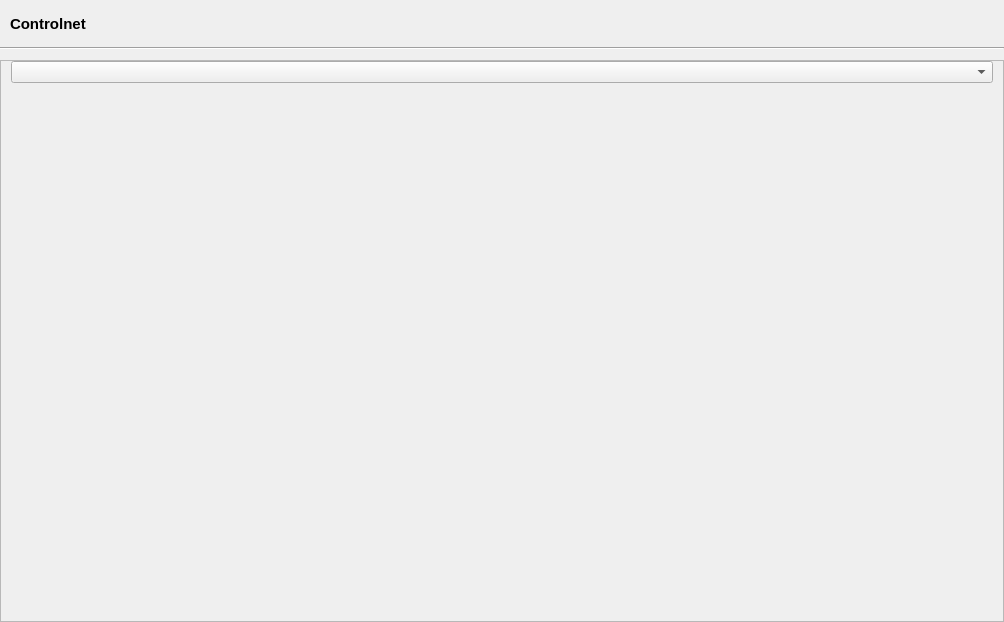
<?xml version="1.0" encoding="UTF-8"?>
<ui version="4.0">
 <class>controlnet_settings_widget</class>
 <widget class="QWidget" name="controlnet_settings_widget">
  <property name="geometry">
   <rect>
    <x>0</x>
    <y>0</y>
    <width>1004</width>
    <height>622</height>
   </rect>
  </property>
  <property name="windowTitle">
   <string>Form</string>
  </property>
  <layout class="QGridLayout" name="gridLayout_2">
   <property name="leftMargin">
    <number>0</number>
   </property>
   <property name="topMargin">
    <number>0</number>
   </property>
   <property name="rightMargin">
    <number>0</number>
   </property>
   <property name="bottomMargin">
    <number>0</number>
   </property>
   <property name="verticalSpacing">
    <number>10</number>
   </property>
   <item row="1" column="0">
    <widget class="Line" name="line">
     <property name="orientation">
      <enum>Qt::Orientation::Horizontal</enum>
     </property>
    </widget>
   </item>
   <item row="2" column="0">
    <widget class="QScrollArea" name="scrollArea">
     <property name="widgetResizable">
      <bool>true</bool>
     </property>
     <widget class="QWidget" name="scrollAreaWidgetContents">
      <property name="geometry">
       <rect>
        <x>0</x>
        <y>0</y>
        <width>1002</width>
        <height>560</height>
       </rect>
      </property>
      <layout class="QGridLayout" name="gridLayout">
       <property name="leftMargin">
        <number>10</number>
       </property>
       <property name="topMargin">
        <number>0</number>
       </property>
       <property name="rightMargin">
        <number>10</number>
       </property>
       <property name="bottomMargin">
        <number>0</number>
       </property>
       <property name="verticalSpacing">
        <number>10</number>
       </property>
       <item row="1" column="0">
        <widget class="QWidget" name="widget" native="true">
         <property name="minimumSize">
          <size>
           <width>0</width>
           <height>0</height>
          </size>
         </property>
         <layout class="QVBoxLayout" name="verticalLayout">
          <property name="leftMargin">
           <number>0</number>
          </property>
          <property name="topMargin">
           <number>0</number>
          </property>
          <property name="rightMargin">
           <number>0</number>
          </property>
          <item>
           <widget class="SliderWidget" name="controlnet_conditioning_scale" native="true">
            <property name="slider_minimum" stdset="0">
             <number>0</number>
            </property>
            <property name="slider_maximum" stdset="0">
             <number>100</number>
            </property>
            <property name="spinbox_minimum" stdset="0">
             <number>0</number>
            </property>
            <property name="spinbox_maximum" stdset="0">
             <double>1.000000000000000</double>
            </property>
            <property name="slider_tick_interval" stdset="0">
             <number>1</number>
            </property>
            <property name="slider_single_step" stdset="0">
             <number>1</number>
            </property>
            <property name="slider_page_step" stdset="0">
             <number>2</number>
            </property>
            <property name="spinbox_single_step" stdset="0">
             <double>0.100000000000000</double>
            </property>
            <property name="spinbox_page_step" stdset="0">
             <double>0.200000000000000</double>
            </property>
            <property name="label_text" stdset="0">
             <string>Conditioning Scale</string>
            </property>
            <property name="settings_property" stdset="0">
             <string notr="true">brush_settings.conditioning_scale</string>
            </property>
            <property name="display_as_float" stdset="0">
             <bool>true</bool>
            </property>
           </widget>
          </item>
          <item>
           <widget class="SliderWidget" name="strength_slider" native="true">
            <property name="slider_minimum" stdset="0">
             <number>0</number>
            </property>
            <property name="slider_maximum" stdset="0">
             <number>100</number>
            </property>
            <property name="spinbox_minimum" stdset="0">
             <number>0</number>
            </property>
            <property name="spinbox_maximum" stdset="0">
             <double>1.000000000000000</double>
            </property>
            <property name="slider_tick_interval" stdset="0">
             <number>1</number>
            </property>
            <property name="slider_single_step" stdset="0">
             <number>1</number>
            </property>
            <property name="slider_page_step" stdset="0">
             <number>10</number>
            </property>
            <property name="spinbox_single_step" stdset="0">
             <double>0.100000000000000</double>
            </property>
            <property name="spinbox_page_step" stdset="0">
             <double>0.200000000000000</double>
            </property>
            <property name="label_text" stdset="0">
             <string>Strength</string>
            </property>
            <property name="settings_property" stdset="0">
             <string notr="true">brush_settings.strength</string>
            </property>
            <property name="display_as_float" stdset="0">
             <bool>true</bool>
            </property>
           </widget>
          </item>
         </layout>
        </widget>
       </item>
       <item row="3" column="0">
        <spacer name="verticalSpacer">
         <property name="orientation">
          <enum>Qt::Orientation::Vertical</enum>
         </property>
         <property name="sizeHint" stdset="0">
          <size>
           <width>20</width>
           <height>40</height>
          </size>
         </property>
        </spacer>
       </item>
       <item row="0" column="0">
        <widget class="QComboBox" name="controlnet"/>
       </item>
      </layout>
     </widget>
    </widget>
   </item>
   <item row="0" column="0">
    <widget class="QWidget" name="widget_2" native="true">
     <property name="sizePolicy">
      <sizepolicy hsizetype="Preferred" vsizetype="Minimum">
       <horstretch>0</horstretch>
       <verstretch>0</verstretch>
      </sizepolicy>
     </property>
     <property name="minimumSize">
      <size>
       <width>0</width>
       <height>37</height>
      </size>
     </property>
     <layout class="QGridLayout" name="gridLayout_3">
      <property name="leftMargin">
       <number>10</number>
      </property>
      <property name="topMargin">
       <number>10</number>
      </property>
      <property name="rightMargin">
       <number>10</number>
      </property>
      <property name="bottomMargin">
       <number>0</number>
      </property>
      <item row="0" column="0">
       <widget class="QLabel" name="label">
        <property name="font">
         <font>
          <pointsize>11</pointsize>
          <bold>true</bold>
         </font>
        </property>
        <property name="text">
         <string>Controlnet</string>
        </property>
       </widget>
      </item>
     </layout>
    </widget>
   </item>
  </layout>
 </widget>
 <customwidgets>
  <customwidget>
   <class>SliderWidget</class>
   <extends>QWidget</extends>
   <header>airunner/widgets/slider/slider_widget</header>
   <container>1</container>
  </customwidget>
 </customwidgets>
 <resources/>
 <connections>
  <connection>
   <sender>controlnet</sender>
   <signal>currentTextChanged(QString)</signal>
   <receiver>controlnet_settings_widget</receiver>
   <slot>controlnet_changed(QString)</slot>
   <hints>
    <hint type="sourcelabel">
     <x>94</x>
     <y>16</y>
    </hint>
    <hint type="destinationlabel">
     <x>3</x>
     <y>5</y>
    </hint>
   </hints>
  </connection>
 </connections>
 <slots>
  <slot>color_button_clicked()</slot>
  <slot>controlnet_changed(QString)</slot>
  <slot>toggle_auto_generate_while_drawing(bool)</slot>
 </slots>
</ui>
